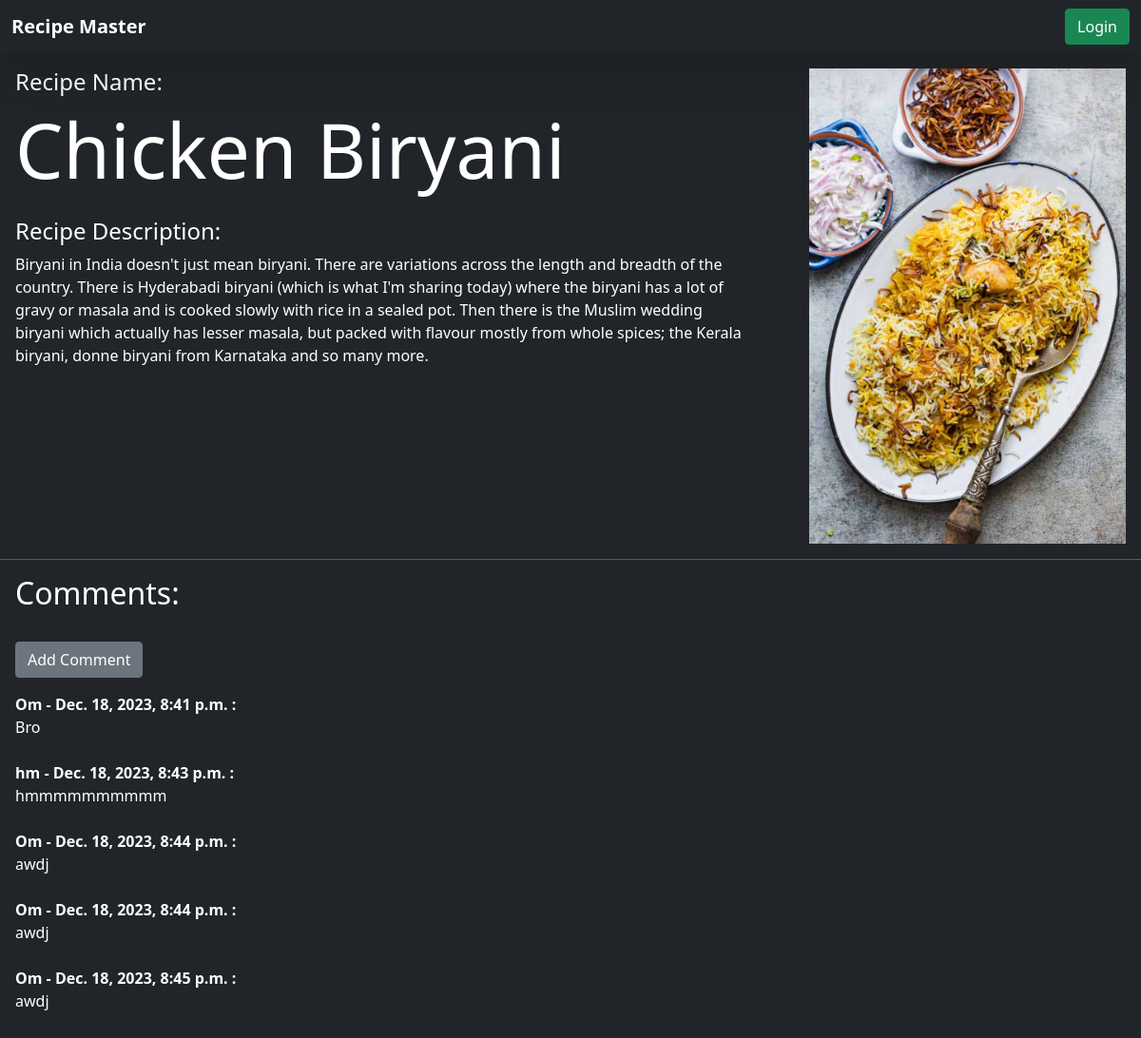
Before: /recipe-details/7 with the older database file.
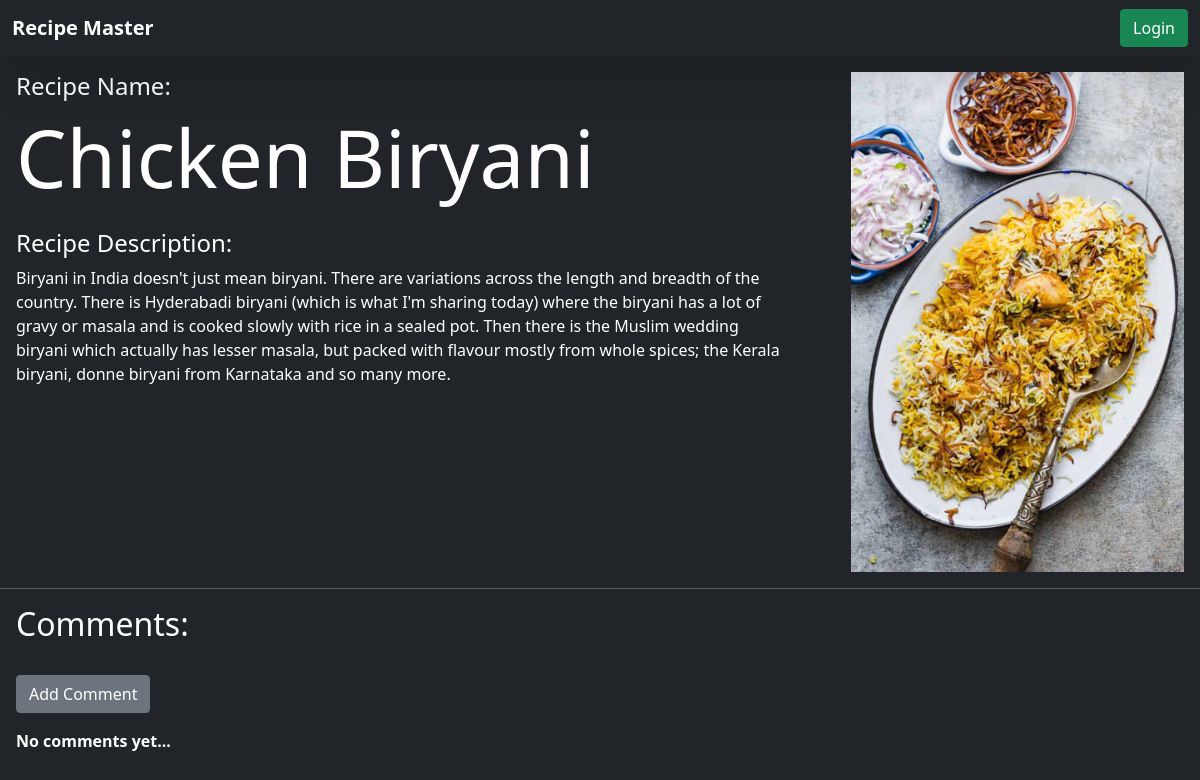
After: the same page with the newer database file.
### vege/models.py (models this page shows, shortened)
class Comment(models.Model):
    post = models.ForeignKey(
        Recipe, related_name="comments", on_delete=models.CASCADE)
    name = models.CharField(max_length=255)
    body = models.TextField()
    date_added = models.DateTimeField(auto_now_add=True)

### vege/views.py (the view)
# urls.py: path('recipe-details/<id>', details_page, name="details_page"),
def details_page(request, id):
    queryset = Recipe.objects.get(id=id)
    context = {'recipe': queryset}
    return render(request, 'details.html', context)

### vege/templates/details.html (shortened to what this page needs)
{% extends "base.html" %}
{%block start%}
<section class="d-flex m-3">
    <div class="text-white">
        <h4>Recipe Name:</h4>
        <h1 style="font-size : 80px">{{recipe.recipe_name}}</h1>
        <h4 class="mt-4">Recipe Description:</h4>
        <p class="col-11">{{recipe.recipe_description}}</p>
    </div>
    <div>
        <img src = "/media/{{recipe.recipe_image}}" style = "height : 500px">
    </div>
</section>
<hr class="text-white">
<div class="text-white m-3">
    <h2>Comments:</h2>
    <br>
    {% if not recipe.comments.all %}
        <a href="{% url 'add_comment' recipe.id %}" class = "btn btn-secondary mb-3">Add Comment</a>
        <br>
        <strong>No comments yet...</strong>
    {% else %}
        <a href="{% url 'add_comment' recipe.id %}" class = "btn btn-secondary mb-3">Add Comment</a>
        {% for comment in recipe.comments.all %}
            <br>
            <strong> {{comment.name}} -
            {{comment.date_added}} : </strong>
            <br>
            {{comment.body}}
            <br>
        {% endfor %}
    {% endif %}
    <br>
</div>
{%endblock%}

Changed rows visible on the page:
removed Comment: name "Om", date_added "Dec. 18, 2023, 8:41 p.m.", body "Bro"
removed Comment: name "hm", date_added "Dec. 18, 2023, 8:43 p.m.", body "hmmmmmmmmmm"
removed Comment: name "Om", date_added "Dec. 18, 2023, 8:44 p.m.", body "awdj"
removed Comment: name "Om", date_added "Dec. 18, 2023, 8:44 p.m.", body "awdj"
removed Comment: name "Om", date_added "Dec. 18, 2023, 8:45 p.m.", body "awdj"
Other visible differences:
text now shown: "No comments yet..."
